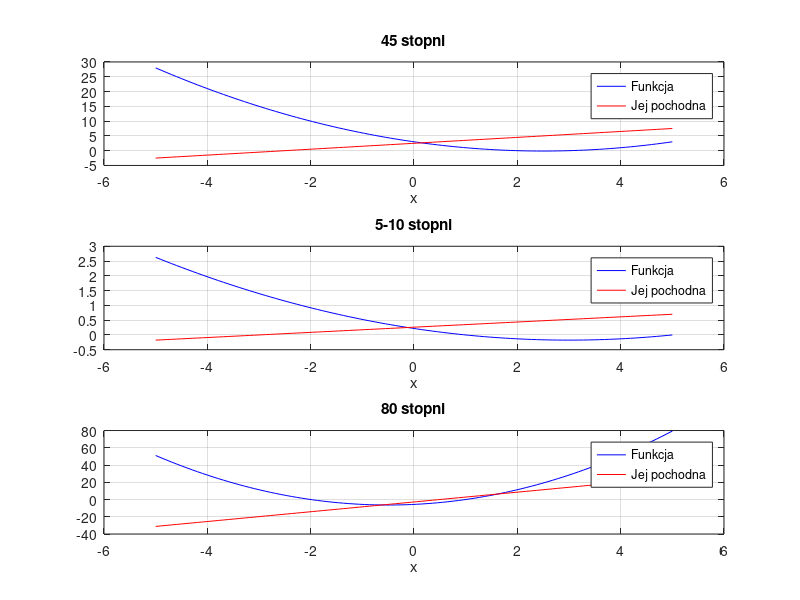

Write the MATLAB code that produced this figure. (Note: this script raises an error after producing the figure.)
clear all;
close all;
clc;

x1_45 = 2;
x2_45 = 3;

x1_5 = 1;
x2_5 = 5;

x1_80 = -2;
x2_80 = 1;

a45 = tan(deg2rad(45))/2;
a5 = tan(deg2rad(5))/2;
a80 = tan(deg2rad(80))/2;

f45 = @(x) a45 * (x - x1_45) .* (x - x2_45);
f5 = @(x) a5 * (x - x1_5) .* (x - x2_5);
f80 = @(x) a80 * (x - x1_80) .* (x - x2_80);

fp45 = @(x) 2 * a45 * x + a45 * (x1_45 + x2_45);
fp5 = @(x) 2 * a5 * x + a5 * (x1_5 + x2_5);
fp80 = @(x) 2 * a80 * x + a80 * (x1_80 + x2_80);

x = linspace(-5,5,100);

desZero45 = 2;
desZero80 = 1;
desZero5 = 1;

figure;
subplot(3, 1, 1);
plot(x, f45(x), 'b-', x, fp45(x), 'r-');
title('45 stopni'); xlabel('x'); grid on;
legend('Funkcja', 'Jej pochodna');

subplot(3, 1, 2);
plot(x, f5(x), 'b-', x, fp5(x), 'r-');
title('5-10 stopni'); xlabel('x'); grid on;
legend('Funkcja', 'Jej pochodna');

subplot(3, 1, 3);
plot(x, f80(x), 'b-', x, fp80(x), 'r-');
title('80 stopni'); xlabel('x'); grid on;
legend('Funkcja', 'Jej pochodna');

it=20;
cb45 = nonlinsolvers(f45, fp45, 0, 2.5, 'regula-falsi', it);
cb5 = nonlinsolvers(f5, fp5, 0, 2.5, 'regula-falsi', it);
cb80 = nonlinsolvers(f80, fp80, 0, 2.5, 'regula-falsi', it);

figure;
plot( 1:it,cb45,'o-'); xlabel('iter'); ylabel('cb(iter)');
title("45 deg"); 
figure;
plot( 1:it,cb5,'o-'); xlabel('iter'); ylabel('cb(iter)');
title("5 deg");
figure;
plot( 1:it,cb80,'o-'); xlabel('iter'); ylabel('cb(iter)');
title("80 deg");
tolerance = 0.001/100;

if abs(cb80(end)-desZero80) < tolerance
    disp('Osiągnięto wymaganą dokładność dla nachylenia 80');
else
    disp('Nie osiągnięto wymaganej dokładności dla nachylenia 80');
end

if abs(cb45(end)-desZero45) < tolerance
    disp('Osiągnięto wymaganą dokładność dla nachylenia 45');
else
    disp('Nie osiągnięto wymaganej dokładności dla nachylenia 45');
end


if abs(cb5(end)-desZero5) < tolerance
    disp('Osiągnięto wymaganą dokładność dla nachylenia 5');
else
    disp('Nie osiągnięto wymaganej dokładności dla nachylenia 5');
end